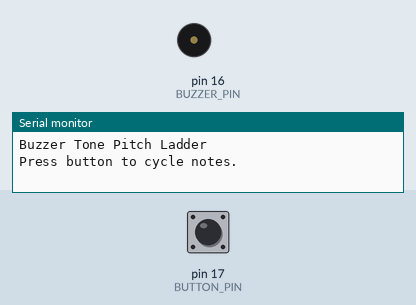
A sketch run on a simulated Arduino Uno, built with avr-gcc and run on an emulated ATmega328P. Parts: buzzer (waves = sounding), the last lines printed to the serial monitor. Inputs (shaded band) come from the test bench; at power-on: pin 17 (BUTTON_PIN) HIGH.

Above: at 1.2 s.
1.3 s: pin 17 (BUTTON_PIN) pulled LOW for 0.15 s
At 1.5 s:
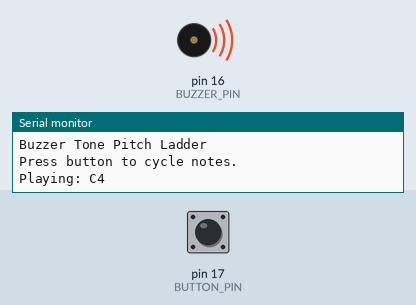
3.1 s: pin 17 (BUTTON_PIN) pulled LOW for 1 s
At 4.0 s:
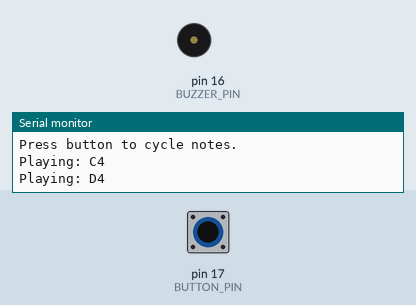
5.6 s: pin 17 (BUTTON_PIN) driven LOW
At 5.8 s:
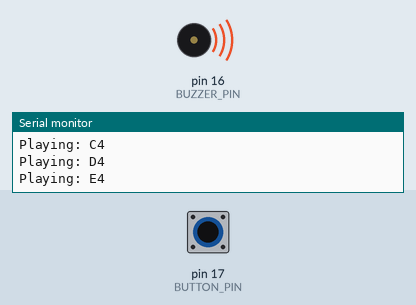
7.1 s: pin 17 (BUTTON_PIN) pulsed HIGH 2 times (0.12 s each, 0.3 s apart)
At 9.3 s:
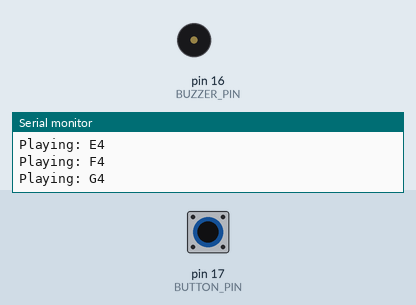
Timing chart, 0 to 10.3 s (numbered marks = the images above; inputs shaded):
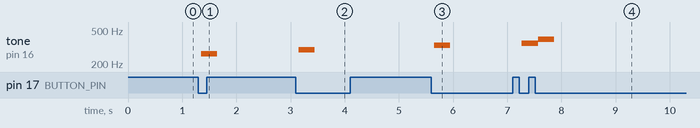

The sketch:

Buzzer_Tone_Pitch_Ladder.ino
```cpp
/*
  Buzzer Tone Pitch Ladder

  This program uses a push button to cycle through 8 musical notes,
  from C4 to C5. Each time the button is pressed, the buzzer plays
  the next note in the sequence.

  The button uses INPUT_PULLUP, so a LOW signal indicates a press.
  A debounce system is included to prevent a single button press
  from being detected multiple times due to mechanical button bounce.

  After the final note (C5), the sequence starts again from C4.
*/

#include <Arduino.h>

//========== PIN CONFIG ==========
#define BUTTON_PIN 17  // GPIO pin connected to the push button
#define BUZZER_PIN 16  // GPIO pin connected to the buzzer
//================================


// Musical note frequencies in Hz
const int notes[] = {
  262,  // C4
  294,  // D4
  330,  // E4
  349,  // F4
  392,  // G4
  440,  // A4
  494,  // B4
  523   // C5
};

// Names corresponding to the note frequencies
const char* noteNames[] = {
  "C4", "D4", "E4", "F4",
  "G4", "A4", "B4", "C5"
};

int currentNote = 0;  // Keeps track of which note will be played next

// Button states used for detecting a press
bool lastButtonState = HIGH;
bool currentButtonState = HIGH;

// Debouncing variables
unsigned long lastDebounceTime = 0;  // Stores when the button state last changed
const unsigned long debounceDelay = 50;  // Ignore changes for 50 ms

void setup() {
  Serial.begin(115200);  // Start serial communication

  // Button uses the ESP32's internal pull-up resistor
  pinMode(BUTTON_PIN, INPUT_PULLUP);

  // Set buzzer pin as an output
  pinMode(BUZZER_PIN, OUTPUT);

  Serial.println("Buzzer Tone Pitch Ladder");
  Serial.println("Press button to cycle notes.");
}

void loop() {
  // Read the current physical state of the button
  bool reading = digitalRead(BUTTON_PIN);

  // If the physical reading changed, restart the debounce timer
  if (reading != lastButtonState) {
    lastDebounceTime = millis();
  }

  // Only accept the new state if it has remained stable long enough
  if ((millis() - lastDebounceTime) > debounceDelay) {

    // Check whether the stable button state has actually changed
    if (reading != currentButtonState) {
      currentButtonState = reading;

      // Because INPUT_PULLUP is used, LOW means the button is pressed
      if (currentButtonState == LOW) {

        Serial.print("Playing: ");
        Serial.println(noteNames[currentNote]);

        // Play the current note for 300 ms
        tone(BUZZER_PIN, notes[currentNote], 300);

        // Move to the next note
        currentNote++;

        // Start again at C4 after reaching C5
        if (currentNote >= 8) {
          currentNote = 0;
        }
      }
    }
  }

  // Save the physical reading for comparison during the next loop
  lastButtonState = reading;
}
```

Measured:
- after the input at 1.3 s, tone on pin 16 (BUZZER_PIN): silent → 262 Hz after 0.05 s, → silent 0.30 s later
- after the input at 3.1 s, tone on pin 16 (BUZZER_PIN): silent → 294 Hz after 0.05 s, → silent 0.30 s later
- after the input at 5.6 s, tone on pin 16 (BUZZER_PIN): silent → 330 Hz after 0.05 s, → silent 0.30 s later
- after the input at 7.1 s, tone on pin 16 (BUZZER_PIN): silent → 349 Hz after 0.17 s, → 392 Hz 0.30 s later, → silent 0.30 s later
